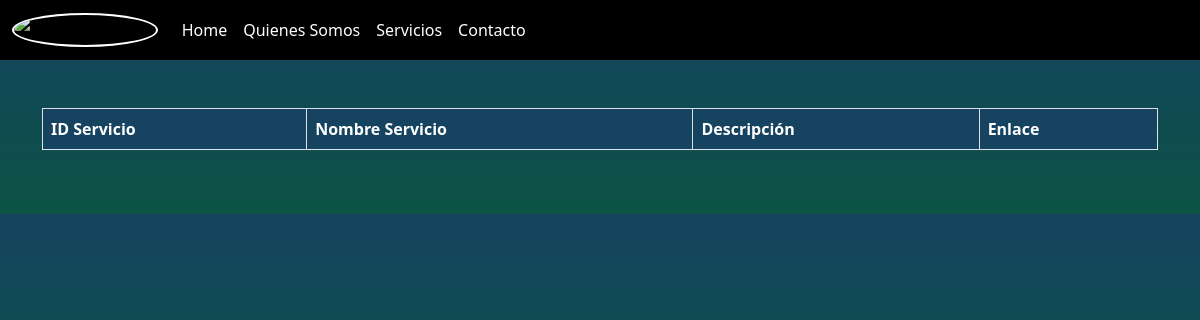
The app's page /Innovacion/servicios, older data.
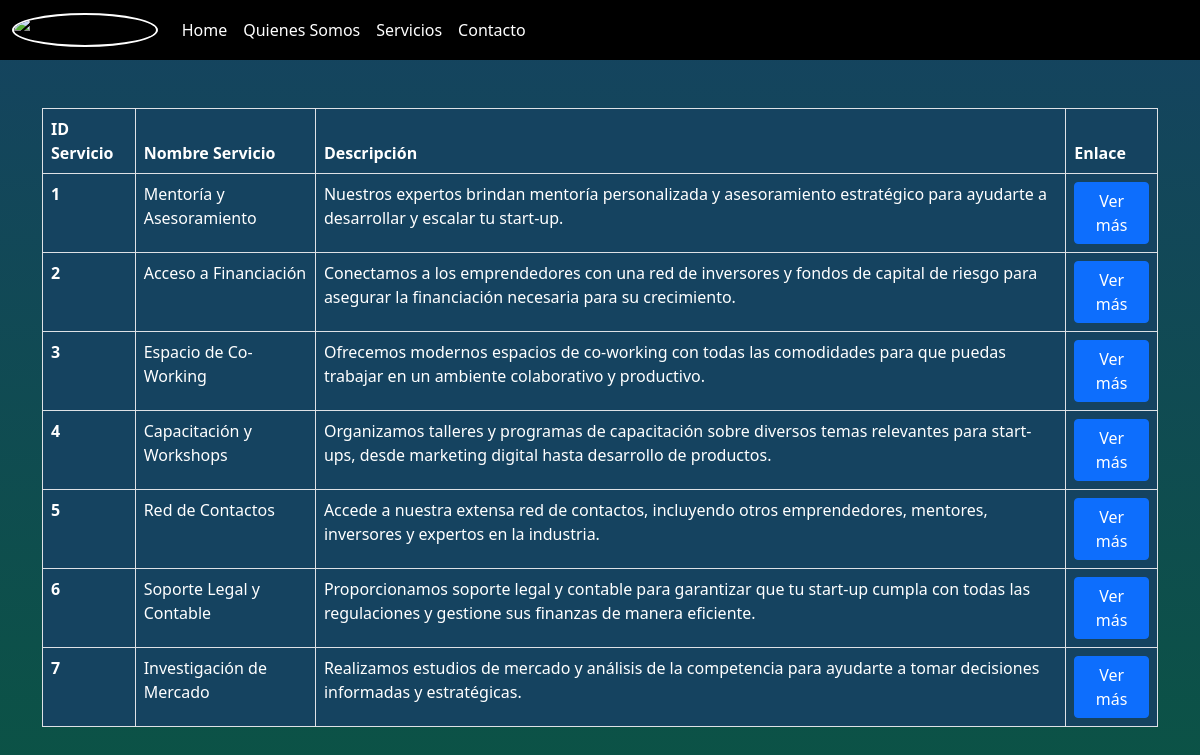
The same page, newer data.
### Innovacion/models.py (models this page shows)
class Navbar(models.Model):
	id_navbar = models.AutoField(db_column="idNavbar", primary_key=True)
	nombre = models.CharField(max_length=50)
	url = models.CharField(max_length=100)

class Servicio(models.Model):
      id_servicio = models.AutoField(db_column="idServicio", primary_key=True)
      nombre_Servicio = models.CharField(max_length=60)
      descripcion = models.CharField(max_length=150)

### Innovacion/views.py (the view)
# urls.py: path('servicios', views.servicios, name='servicios'),
def servicios(request):
    Navbars = Navbar.objects.all()
    Servicios = Servicio.objects.all()
    context = {
        "Navbars": Navbars,
        "Servicios": Servicios
    }
    return render(request, 'Innovacion/servicios.html', context)

### Innovacion/templates/Innovacion/servicios.html (shortened to what this page needs)
<!DOCTYPE html>
<html lang="en">
<head>
    <link href="https://cdn.jsdelivr.net/npm/bootstrap@5.0.2/dist/css/bootstrap.min.css" rel="stylesheet">
    <link href="https://unpkg.com/aos@2.3.1/dist/aos.css" rel="stylesheet">
</head>
<body style="background-image: linear-gradient(to bottom, #154360, #0b5345);">
  <nav class="navbar navbar-expand-lg navbar-light" style="background-color: black">
    <div class="container-fluid">
      <a class="navbar-brand" href="/Innovacion/home">
        <img src="https://i.imgur.com/sHdeQcC.jpeg" alt="InnovateNow" style="height: 60px; width: 60px; border-radius: 50%; border: 2px solid white;">
      </a>
      <div class="collapse navbar-collapse" id="navbarSupportedContent">
        <ul class="navbar-nav me-auto mb-2 mb-lg-0">
          {% for Navbar in Navbars %}
          <li class="nav-item">
            <a class="nav-link active" aria-current="page" href="{{Navbar.url}}" style="color: white;">{{Navbar.nombre}}</a>
          </li>
          {% endfor %}
        </ul>
      </div>
    </div>
  </nav>
      <div class="container">
        <div class="row my-5">
          <div class="col-lg-12">
            <table class="table table table-bordered" style="color: white; background-color: #154360">
              <thead>
                <tr>
                  <th scope="col">ID Servicio</th>
                  <th scope="col">Nombre Servicio</th>
                  <th scope="col">Descripción</th>
                  <th scope="col">Enlace</th>
                </tr>
              </thead>
              <tbody>
                {%for Servicio in Servicios%}
                <tr>
                  <th scope="row">{{Servicio.id_servicio}}</th>
                  <td>{{Servicio.nombre_Servicio}}</td>
                  <td>{{Servicio.descripcion}}</td>
                  <td><a href="/Innovacion/home"><button type="button" class="btn btn-primary">Ver más</button></a></td>
                </tr>
                {% endfor %}
              </tbody>
            </table>
          </div>
        </div>
      </div>
</body>
</html>

Row changes from the older to the newer data that the page shows:
added Servicio: id_servicio "1", nombre_Servicio "Mentoría y Asesoramiento", descripcion "Nuestros expertos brindan mentoría personalizada y asesoramiento estratégico para ayudarte a desarrollar y escalar tu start-up."
added Servicio: id_servicio "2", nombre_Servicio "Acceso a Financiación", descripcion "Conectamos a los emprendedores con una red de inversores y fondos de capital de riesgo para asegurar la financiación necesaria para su crecimiento."
added Servicio: id_servicio "3", nombre_Servicio "Espacio de Co-Working", descripcion "Ofrecemos modernos espacios de co-working con todas las comodidades para que puedas trabajar en un ambiente colaborativo y productivo."
added Servicio: id_servicio "4", nombre_Servicio "Capacitación y Workshops", descripcion "Organizamos talleres y programas de capacitación sobre diversos temas relevantes para start-ups, desde marketing digital hasta desarrollo de productos."
added Servicio: id_servicio "5", nombre_Servicio "Red de Contactos", descripcion "Accede a nuestra extensa red de contactos, incluyendo otros emprendedores, mentores, inversores y expertos en la industria."
added Servicio: id_servicio "6", nombre_Servicio "Soporte Legal y Contable", descripcion "Proporcionamos soporte legal y contable para garantizar que tu start-up cumpla con todas las regulaciones y gestione sus finanzas de manera eficiente."
added Servicio: id_servicio "7", nombre_Servicio "Investigación de Mercado", descripcion "Realizamos estudios de mercado y análisis de la competencia para ayudarte a tomar decisiones informadas y estratégicas."
